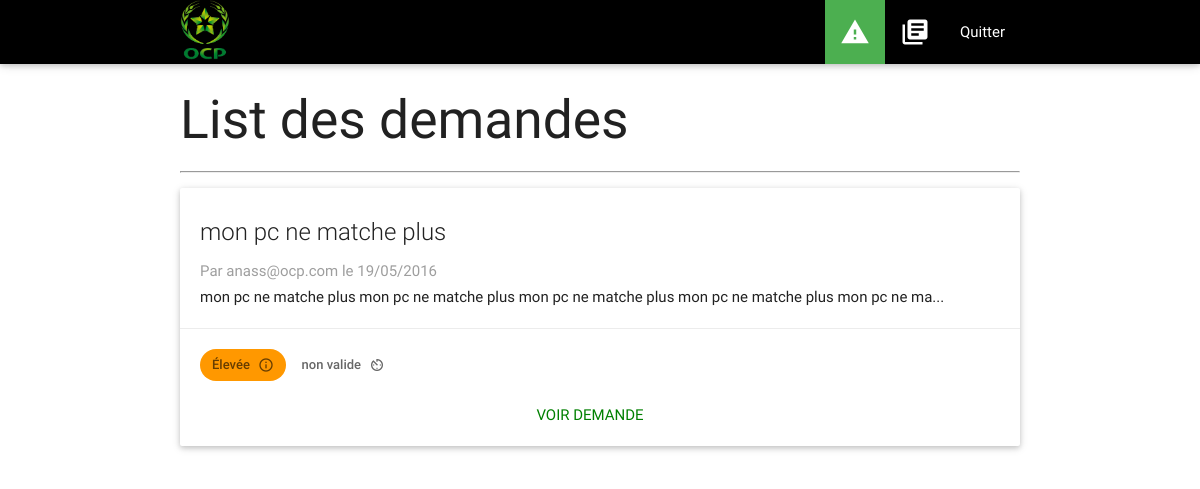
Page /index.php?page=hphome (signed in) on the committed database.
### tables this page shows
CREATE TABLE IF NOT EXISTS `demande` (
  `id` int(11) NOT NULL AUTO_INCREMENT,
  `dest` varchar(255) NOT NULL,
  `contact` varchar(255) NOT NULL,
  `categorie` varchar(255) NOT NULL,
  `urg` varchar(255) NOT NULL,
  `serv` varchar(255) NOT NULL,
  `titre` varchar(255) NOT NULL,
  `description` text NOT NULL,
  `materiel` varchar(255) NOT NULL,
  `file` varchar(255) DEFAULT NULL,
  `date` date NOT NULL,
  `edit` varchar(255) NOT NULL,
  `valid` varchar(255) DEFAULT NULL,
  `hpdescription` text,
  `hpedit` varchar(255) DEFAULT NULL,
  `hpdate` date DEFAULT NULL,
  `renvoyer` tinyint(4) DEFAULT NULL,
  `ocpedit` varchar(255) DEFAULT NULL,
  `ocpdate` date DEFAULT NULL,
  PRIMARY KEY (`id`)
);

### functions/hphome.func.php (called while the page is built)
<?php
    function get_demandes()
    {
        global $db;
        $req=$db->query("SELECT * FROM demande WHERE valid IS NULL AND hpdescription IS NULL ORDER BY date DESC");
        $results=array();
        while($rows=$req->fetchObject())
        {
            $results[]=$rows;
        }
        return $results;
    }
?>

### pages/hphome.php (the view, shortened to what this page needs)
<h2>List des demandes</h2>
<hr/>
<div class="row">
<?php
    $posts=get_demandes();
    if(!empty($posts)){
        foreach($posts as $post)
        {
?>
        <div class="col s12 m12 ">
            <div class="card">
              <div class="card-content">
                <span class="card-title"><?=$post->titre?></span>
                <h6 class="grey-text">Par <?=$post->edit?> le <?=date("d/m/Y",strtotime($post->date)); ?></h6>
                <p><?= substr(nl2br($post->description),0,100)?>...</p></p>
              </div>
              <div class="card-action">
                  <?php
                    if($post->urg=='Élevée'){
                        ?>
                        <span>
                            <div class="chip orange">
                                <i class="material-icons">info_outline</i>
                                <?=$post->urg?>
                            </div>
                        </span>
                        <?php
                    }
                  ?>
                  <span>
                            <div class="chip white">
                                <i class="material-icons">av_timer</i>
                                non valide
                            </div>
                        </span></br></br>
                  <center><a style="color:green;" href="index.php?page=hpinter&id=<?=$post->id?>">Voir demande</a></center>
              </div>
            </div>
        </div>
<?php
    }
    }else{
        ?>
        <center>Auccune demandes à traiter</center>
        <?php
    }
?>

### rows in the picture
demande: titre "mon pc ne matche plus", edit "anass@ocp.com", date "19/05/2016", description "mon pc ne matche plus mon pc ne matche plus mon pc ne matche plus mon pc ne matche plus mon pc ne ma", urg "Élevée"
